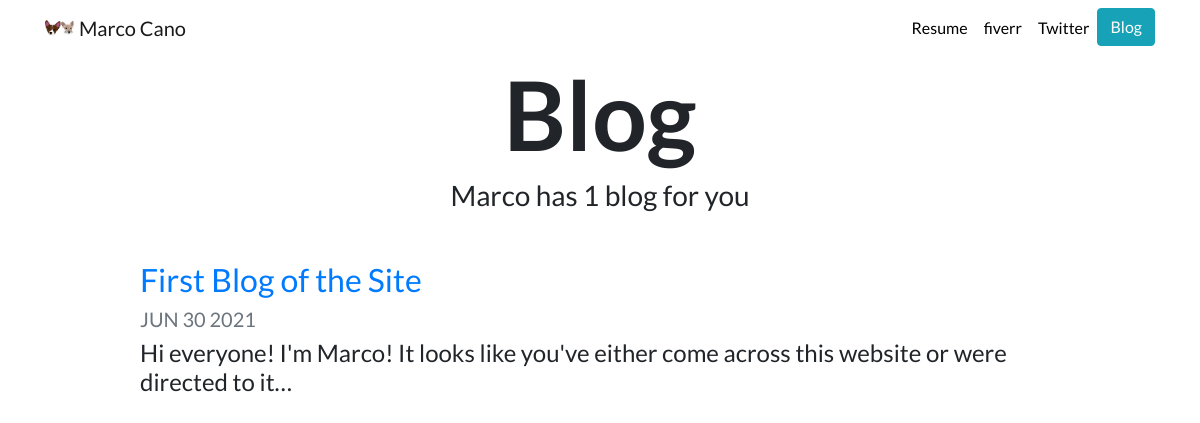
Screenshot of /blog/ with the database file from the repository.
### blog/models.py (models this page shows, shortened)
class Blog(models.Model):
        title = models.CharField(max_length=200)
        description = models.TextField()
        date = models.DateField()

### blog/views.py (the view)
# urls.py: path('', views.all_blogs, name='all_blogs'),
def all_blogs(request):
    blogs = Blog.objects.order_by('-date')[:5]
    return render(request, 'blog/all_blogs.html', {'blogs':blogs})

### blog/templates/blog/all_blogs.html
{% extends "portfolio/base.html" %}
{% load static %}
{% block content %}
<h1 id="blogtitle" class="font-weight-bold text-center">Blog</h1>
<h3 class="text-center mb-5">Marco has {{ blogs.count }} blog{{ blogs.count|pluralize }} for you</h3>
{% for blog in blogs %}
<div class="row justify-content-center my-3">
  <div class="col-md-10">
    <a href="{% url 'blog:detail' blog.id %}">
      <h2>{{ blog.title }}</h2>
    </a>
    <h5 class="text-muted">{{ blog.date|date:'M d Y'|upper }}</h5>
    <h4>{{ blog.description|striptags|truncatechars:100 }}</h4>
  </div>
</div>
{% endfor %}
{% endblock %}

### portfolio/static/portfolio/custom.css (style rules this page uses)
body { font-family: 'Lato', sans-serif; }
#blogtitle { font-size: 6rem; }

### rows the page displays
Blog: title "First Blog of the Site", date "JUN 30 2021", description "Hi everyone! I'm Marco! It looks like you've either come across this website or were directed to it…"

### other values shown
{{ blogs.count }} "1"
